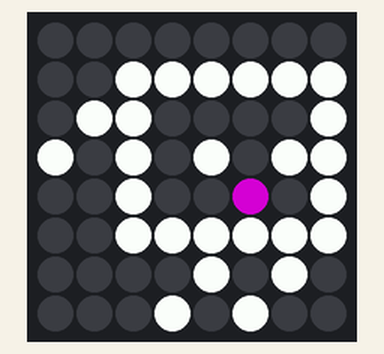
The program below on a simulated Raspberry Pi (BCM pin numbers) with a Sense HAT. Parts: the Sense HAT's 8×8 RGB LED matrix. At 0.0 s the program stops and its outputs stay as they are.

Above: at 0.1 s.

The program:

raspimon_shake.py
```python
from sense_hat import SenseHat
from time import sleep

sense = SenseHat()
sense.clear()

#replace with your own colors and Raspimons
w = (255,255,255)
p = (128,0,128)
k = (0, 0, 0)


rest = [
        k, k, k, k, k, k, k, k,
        k, w, w, w, w, w, w, k,
        k, w, k, k, k, k, w, k,
        k, w, w, k, w, k, w, k,
        k, w, k, w, k, k, w, k,
        k, w, w, w, w, w, w, k,
        k, k, w, k, w, k, k, k,
        k, k, w, k, w, k, k, k
        ]
shake_left = [
        k, k, k, k, k, k, k, k,
        w, w, w, w, w, w, k, k,
        w, k, k, k, k, w, w, k,
        w, w, k, w, k, w, k, w,
        w, k, p, k, k, w, k, k,
        w, w, w, w, w, w, k, k,
        k, w, k, k, w, k, k, k,
        k, k, w, k, k, w, k, k
        ]

shake_right = [
        k, k, k, k, k, k, k, k,
        k, k, w, w, w, w, w, w,
        k, w, w, k, k, k, k, w,
        w, k, w, k, w, k, w, w,
        k, k, w, k, k, p, k, w,
        k, k, w, w, w, w, w, w,
        k, k, k, k, w, k, w, k,
        k, k, k, w, k, w, k, k
        ]

sense.set_pixels(shake_right) #set your own Raspimons here as default rest pose

#define your shake() function here:


#add your while True: loop below
```
